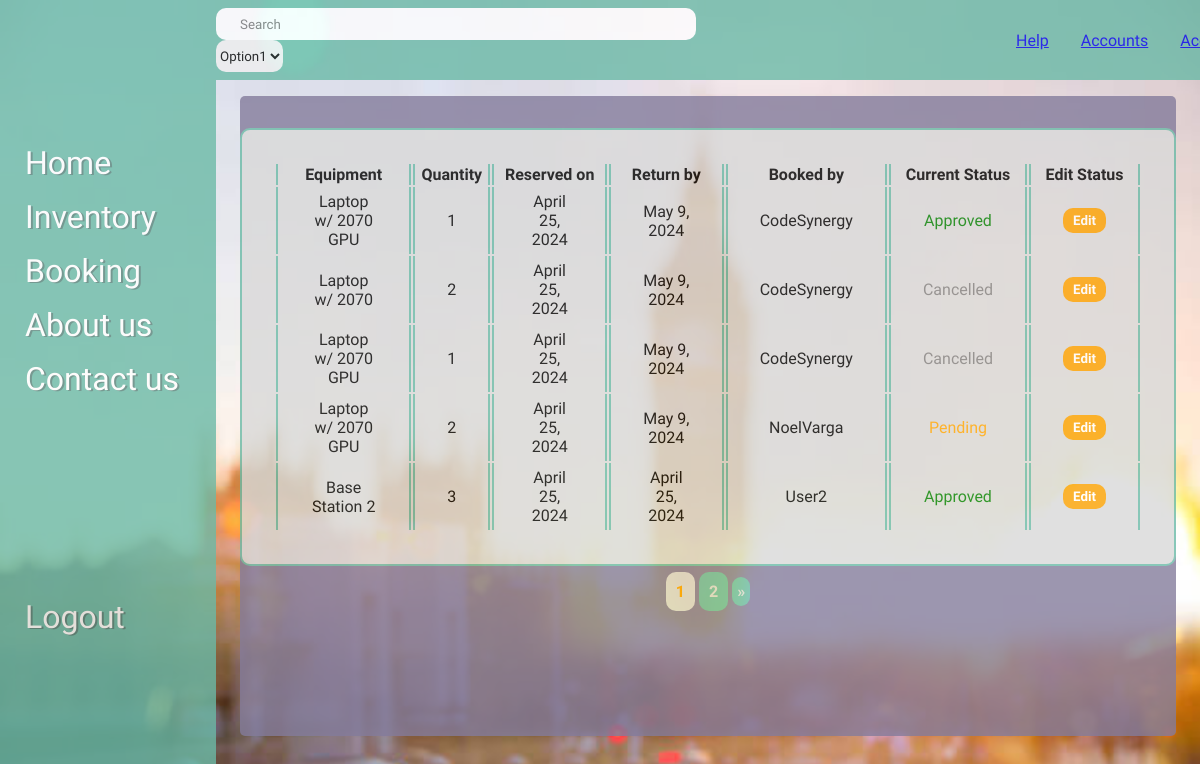
The page /reservations/manageBookings/ (signed in) on the database its author committed.
### inventory/models.py (models this page shows, shortened)
class Equipment(models.Model):
    display_name = models.CharField(max_length=100)
    asset_type = models.CharField(max_length=100)
    location = models.CharField(max_length=100)
    quantity = models.IntegerField()
    instock_items = models.IntegerField(('zipcode'), null=True, blank=True)
    comments = models.CharField(max_length=100, blank=True)

### reservations/models.py (models this page shows, shortened)
class ReservationDetails(models.Model):
    equipment = models.ForeignKey(Equipment, on_delete=models.CASCADE)
    quantity = models.PositiveIntegerField(default=1)
    reserved_date = models.DateField(default=timezone.now)
    return_date = models.DateField(default=default_return_date)
    user = models.ForeignKey(get_user_model(), on_delete=models.CASCADE, blank=True, null=True)
    APPROVED = 'Approved'
    NOT_APPROVED = 'Not Approved'
    PENDING = 'Pending'
    CANCELLED = 'Cancelled'
    COMPLETED = 'Completed'
    STATUS_CHOICES = [
        (APPROVED, 'Approved'),
        (NOT_APPROVED, 'Not Approved'),
        (PENDING, 'Pending'),
        (CANCELLED, 'Cancelled'),
        (COMPLETED, 'Completed'),
    ]
    status = models.CharField(max_length=20, choices=STATUS_CHOICES, default=PENDING)
    class Meta:
        permissions = [
            ("can_view_reservation", "Can view reservation"),
            ("can_modify_reservation", "Can modify reservation"),
            ("can_delete_reservation", "Can delete reservation"),
        ]

### reservations/views.py (the view)
# urls.py: path('manageBookings/', manageBookings, name = "manageBookings"),
def manageBookings(request):
    reservationDetail_list = ReservationDetails.objects.all()
    equipments = Equipment.objects.all()
    page = request.GET.get('page', 1)
    paginator = Paginator(reservationDetail_list, 5)
    try:
        reservationDetails = paginator.page(page)
    except PageNotAnInteger:
        reservationDetails = paginator.page(1)
    except EmptyPage:
        reservationDetails = paginator.page(paginator.num_pages)
    currentUser = request.user
    return render(request, "manageBookings.html", {"reservationDetails" : reservationDetails, "equipments" : equipments, "currentUser" : currentUser})

### reservations/templates/manageBookings.html (shortened to what this page needs)
{% extends "base.html" %}
{% block content %}
{% with userType=currentUser.is_superuser %}
{% load static %}
<link rel = "stylesheet" type = "text/css" href = "{% static 'css/editReservation.css' %}">
{% if userType == True %}
<table class = "reservation-mgmt">
    <tr>
        <th>Equipment</th>
        <th>Quantity</th>
        <th>Reserved on</th>
        <th>Return by</th>
        <th>Booked by</th>
        <th>Current Status</th>
        <th>Edit Status</th>
    </tr>
    {% for reservationDetail in reservationDetails %}
    <tr>
        <td>
        {% for equipment in equipments %}
            {% if equipment == reservationDetail.equipment %}
                {{ equipment.display_name }}
            {% endif %}
        {% endfor %}
        </td>
        <td>{{ reservationDetail.quantity }}</td>
        <td>{{ reservationDetail.reserved_date }}</td>
        <td>{{ reservationDetail.return_date }}</td>
        <td>{{ reservationDetail.user }}</td>
        {% if reservationDetail.status == "Approved" %}
            <td class = "approved">Approved</td>
        {% elif  reservationDetail.status == "Not Approved" %}
            <td class = "not-approved">Not Approved</td>
        {% elif  reservationDetail.status == "Pending" %}
            <td class = "pending">Pending</td>
        {% elif  reservationDetail.status == "Cancelled" %}
            <td class = "grey">Cancelled</td>
        {% elif  reservationDetail.status == "Completed" %}
            <td class = "grey">Completed</td>
        {% endif %}
        <td>
            <a href = "{% url 'editStatus' reservationDetail.id%}">
                <button class = "update-button">Edit</button>
            </a>
        </td>
    </tr>
    {% endfor %}
</table>
     {% if reservationDetails.has_other_pages %}
        <div class="pagination">
            {% for i in reservationDetails.paginator.page_range %}
                {% if reservationDetails.number == i %}
                    <span class="page-number page-current">{{ i }}</span>
                {% else %}
                    <a class="page-number" href="?page={{ i }}">{{ i }}</a>
                {% endif %}
            {% endfor %}
            {% if reservationDetails.has_next %}
                <a class="page-action" href="?page={{ reservationDetails.next_page_number }}">&raquo;</a>
            {% endif %}
        </div>
    {% endif %}
{% else %}
    <h2>ERROR 401: Unauthorised access! User authentication is required!</h2>
{% endif %}
{% endwith %}
{% endblock %}

### static/css/style.css (style rules this page uses)
:root { --purple: #847c9c; --blue: #6BBAA7; --grey: #d9d9d9; --orange: #fba100; }
* { margin: 0; font-family: "League Spartan", sans-serif; }
body { background-image: url('background_image.jpg'); background-repeat: no-repeat; background-size: cover; }

### reservations/static/css/editReservation.css (style rules this page uses)
.reservation-mgmt { text-align: center; margin: auto; margin-top: 2rem; background-color: var(--grey); border: 2px solid var(--blue); border-radius: 10px; padding: 2rem; }
.reservation-mgmt th, td { border-right: 2px solid var(--blue); border-left: 2px solid var(--blue); }
.reservation-mgmt td { padding: 5px 2rem; }
.approved { color: green; }
.pending { color: orange; }
.grey { color: grey; }
.update-button { background-color: var(--orange); padding: 5px 10px; border: none; border-radius: 10px; color: white; font-weight: bold; }
.pagination { text-align: center; padding: 1rem; font-weight: bold; }
.page-action { padding: 5px; border: none; border-radius: 10px; text-decoration: none; color: var(--grey); background-color: var(--blue); }
.page-number { padding: 10px; border: none; border-radius: 10px; text-decoration: none; color: var(--grey); background-color: var(--blue); }
.page-current { padding: 10px; border: none; border-radius: 10px; text-decoration: none; color: var(--orange); background-color: var(--grey); }

### rows shown on the page
ReservationDetails: quantity "1", reserved_date "April 25, 2024", return_date "May 9, 2024", user "CodeSynergy", status "Approved"
Equipment: display_name "Laptop w/ 2070 GPU"
ReservationDetails: quantity "2", reserved_date "April 25, 2024", return_date "May 9, 2024", user "CodeSynergy", status "Cancelled"
Equipment: display_name "Laptop w/ 2070"
ReservationDetails: quantity "1", reserved_date "April 25, 2024", return_date "May 9, 2024", user "CodeSynergy", status "Cancelled"
ReservationDetails: quantity "2", reserved_date "April 25, 2024", return_date "May 9, 2024", user "NoelVarga", status "Pending"
ReservationDetails: quantity "3", reserved_date "April 25, 2024", return_date "April 25, 2024", user "User2", status "Approved"
Equipment: display_name "Base Station 2"

### other values the page prints
{{ i }} "1"
{{ i }} "2"
